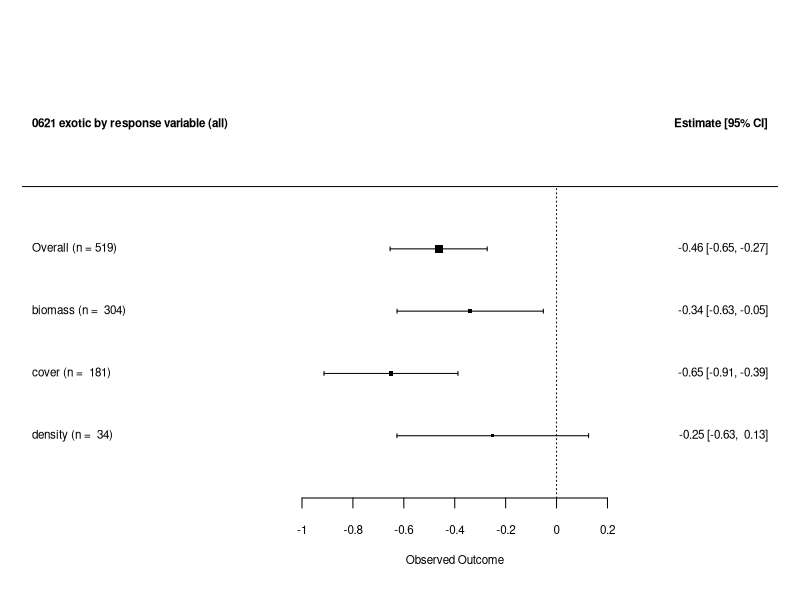
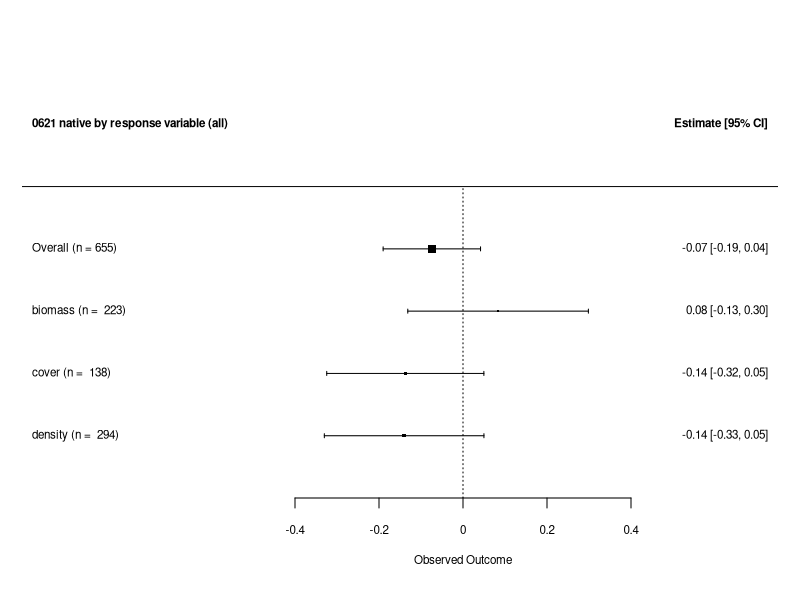
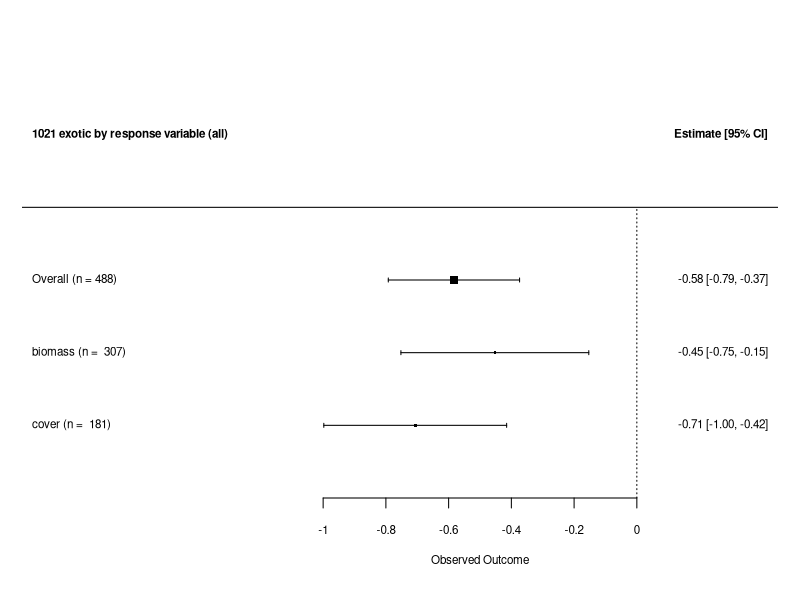

Write the R code that produced these figures, in order. (Note: this script raises an error after producing the figures.)
library(tidyverse)
library(readxl)
library(metafor)

# Functions ---------------------------------------------------------------

single.mod.cat <- function(dat, var, dat.mv, dat.mv.var, h) {
  print(dat.mv.var)
  print(noquote(paste("QM/QT =", dat.mv.var[["QM"]] / sum(dat.mv.var[["QE"]], dat.mv.var[["QM"]]))))
  
  n.forest <- count(dat, !!sym(var))
  colnames(n.forest) <- c("moderator", "n")
  n.forest$end <- rep(")", dim(n.forest)[1])
  n.forest$n <- paste(n.forest$n, n.forest$end, sep = "")
  n.forest$start <- rep("(n = ", dim(n.forest)[1])
  n.forest$n <- paste(n.forest$start, n.forest$n)
  n.forest$var_col <- paste(n.forest$moderator, n.forest$n)
  n.forest <- n.forest %>% 
    filter(!is.na(moderator))
  overall <- paste("Overall (n = ", dat.mv$k, ")", sep = "")
  
  forest(x = c(dat.mv[[1]], dat.mv.var[[1]]),
         ci.lb = c(dat.mv[[6]], dat.mv.var[[6]]),
         ci.ub = c(dat.mv[[7]], dat.mv.var[[7]]),
         slab = c(overall, n.forest$var_col),
         header = h,
         cex = 0.7)
}


###########################################################################
# 0621 data
###########################################################################

# Load data (0621) --------------------------------------------------------

raw <- read_xlsx("C-addition-studies.xlsx", sheet = "screen 3_data (1 res)")
raw$plant_apgfs <- paste(raw$plant_anper, raw$plant_gfs, sep = " ")
raw$C_app_tm <- raw$duration_first - raw$duration_last
raw$C_app_ma <- raw$C_app_tm / raw$C_app

# Data wrangling
trt.cntrl.se.sd <- c("biomass_mean_trt", "biomass_SE_trt", "biomass_SD_trt",
                     "biomass_mean_cntrl", "biomass_SE_cntrl", "biomass_SD_cntrl")
to.drop <- c("biomass_SE_trt", "biomass_SE_cntrl", "to_sd_trt", "to_sd_cntrl")
biomass <- raw %>% 
  select(!(contains("cover"))) %>% 
  select(!contains("density")) %>% 
  filter(!is.na(biomass_mean_trt)) %>% 
  mutate_at(trt.cntrl.se.sd, as.numeric) %>% 
  mutate(to_sd_trt = biomass_SE_trt * sqrt(n_trt)) %>% 
  mutate(to_sd_cntrl = biomass_SE_cntrl * sqrt(n_cntrl)) %>% 
  mutate(biomass_SD_trt = paste(biomass_SD_trt, to_sd_trt)) %>% 
  mutate(biomass_SD_trt = str_remove(biomass_SD_trt, pattern = "NA"), .keep = "unused") %>% 
  mutate(biomass_SD_cntrl = paste(biomass_SD_cntrl, to_sd_cntrl)) %>% 
  mutate(biomass_SD_cntrl = str_remove(biomass_SD_cntrl, pattern = "NA"), .keep = "unused") %>% 
  select(-all_of(to.drop)) %>% 
  mutate_at(c("biomass_SD_trt", "biomass_SD_cntrl"), as.numeric) %>% 
  rename(mean_trt = biomass_mean_trt) %>% 
  rename(mean_cntrl = biomass_mean_cntrl) %>% 
  rename(SD_trt = biomass_SD_trt) %>% 
  rename(SD_cntrl = biomass_SD_cntrl)
biomass$res <- rep("biomass", nrow(biomass))

trt.cntrl.se.sd <- c("cover_mean_trt", "cover_SE_trt", "cover_SD_trt",
                     "cover_mean_cntrl", "cover_SE_cntrl", "cover_SD_cntrl")
to.drop <- c("cover_SE_trt", "cover_SE_cntrl", "to_sd_trt", "to_sd_cntrl")
cover <- raw %>% 
  select(!(contains("biomass"))) %>% 
  select(!contains("density")) %>% 
  filter(!is.na(cover_mean_cntrl)) %>% 
  mutate_at(trt.cntrl.se.sd, as.numeric) %>% 
  mutate(to_sd_trt = cover_SE_trt * sqrt(n_trt)) %>% 
  mutate(to_sd_cntrl = cover_SE_cntrl * sqrt(n_cntrl)) %>% 
  mutate(cover_SD_trt = paste(cover_SD_trt, to_sd_trt)) %>% 
  mutate(cover_SD_trt = str_remove(cover_SD_trt, pattern = "NA"), .keep = "unused") %>% 
  mutate(cover_SD_cntrl = paste(cover_SD_cntrl, to_sd_cntrl)) %>% 
  mutate(cover_SD_cntrl = str_remove(cover_SD_cntrl, pattern = "NA"), .keep = "unused") %>% 
  select(-all_of(to.drop)) %>% 
  mutate_at(c("cover_SD_trt", "cover_SD_cntrl"), as.numeric)  %>% 
  rename(mean_trt = cover_mean_trt) %>% 
  rename(mean_cntrl = cover_mean_cntrl) %>% 
  rename(SD_trt = cover_SD_trt) %>% 
  rename(SD_cntrl = cover_SD_cntrl) # warning because one Burke point is blank (was <1)
cover$res <- rep("cover", nrow(cover))

trt.cntrl.se.sd <- c("density_mean_trt", "density_SE_trt", "density_SD_trt",
                     "density_mean_cntrl", "density_SE_cntrl", "density_SD_cntrl")
to.drop <- c("density_SE_trt", "density_SE_cntrl", "to_sd_trt", "to_sd_cntrl")
density <- raw %>% 
  select(!(contains("cover"))) %>% 
  select(!contains("biomass")) %>% 
  filter(!is.na(density_mean_trt)) %>% 
  mutate_at(trt.cntrl.se.sd, as.numeric) %>% 
  mutate(to_sd_trt = density_SE_trt * sqrt(n_trt)) %>% 
  mutate(to_sd_cntrl = density_SE_cntrl * sqrt(n_cntrl)) %>% 
  mutate(density_SD_trt = paste(density_SD_trt, to_sd_trt)) %>% 
  mutate(density_SD_trt = str_remove(density_SD_trt, pattern = "NA"), .keep = "unused") %>% 
  mutate(density_SD_cntrl = paste(density_SD_cntrl, to_sd_cntrl)) %>% 
  mutate(density_SD_cntrl = str_remove(density_SD_cntrl, pattern = "NA"), .keep = "unused") %>% 
  select(-all_of(to.drop)) %>% 
  filter(density_SD_trt != " NA") %>% 
  mutate_at(c("density_SD_trt", "density_SD_cntrl"), as.numeric)  %>% 
  rename(mean_trt = density_mean_trt) %>% 
  rename(mean_cntrl = density_mean_cntrl) %>% 
  rename(SD_trt = density_SD_trt) %>% 
  rename(SD_cntrl = density_SD_cntrl)
density$res <- rep("density", nrow(density))

all.1res <- rbind(biomass, cover, density)



# Exotic (0621) -----------------------------------------------------------

# Calculating effect size -------------------------------------------------

ex.0621 <- all.1res %>%
  filter(str_detect(plant_category, "exotic"))

ex.0621 <- escalc(measure = "SMD",
             n1i = n_trt,
             n2i = n_cntrl,
             m1i = mean_trt,
             m2i = mean_cntrl,
             sd1i = SD_trt,
             sd2i = SD_cntrl,
             data = ex.0621)

ex.0621 <- ex.0621 %>% 
  filter(!is.na(yi)) # 607 to 519 obs


# No moderators -----------------------------------------------------------

ex.0621.mv <- rma.mv(yi = yi,
                V = vi,
                random = ~ 1 | exp_ID / obs_ID,
                data = ex.0621)
print(ex.0621.mv)
predict(ex.0621.mv)
ex.0621.mv[["QM"]] / sum(ex.0621.mv[["QE"]], ex.0621.mv[["QM"]])

# I^2
W <- diag(1 / ex.0621$vi)
X <- model.matrix(ex.0621.mv)
P <- W - W %*% X %*% solve(t(X) %*% W %*% X) %*% t(X) %*% W
100 * sum(ex.0621.mv$sigma2) / (sum(ex.0621.mv$sigma2) + (ex.0621.mv$k-ex.0621.mv$p)/sum(diag(P)))

100 * ex.0621.mv$sigma2 / (sum(ex.0621.mv$sigma2) + (ex.0621.mv$k-ex.0621.mv$p)/sum(diag(P)))

# Response variable -------------------------------------------------------

ex.0621.mv.res <- rma.mv(yi = yi,
                    V = vi,
                    random = ~ 1 | exp_ID / obs_ID,
                    data = ex.0621,
                    mods = ~ factor(res) - 1)

h <- c("0621 exotic by response variable (all)", "Estimate [95% CI]")
single.mod.cat(ex.0621, "res", ex.0621.mv, ex.0621.mv.res, h)

# Biomass & cover are significant; density is not
# Response variables are not responding in the same way
# But there are only 34 density points



# Native (0621) -----------------------------------------------------------

# Calculating effect size -------------------------------------------------

nt <- all.1res %>%
  filter(str_detect(plant_category, "native"))

nt <- escalc(measure = "SMD",
             n1i = n_trt,
             n2i = n_cntrl,
             m1i = mean_trt,
             m2i = mean_cntrl,
             sd1i = SD_trt,
             sd2i = SD_cntrl,
             data = nt)

nt <- nt %>% 
  filter(!is.na(yi)) # 1125 to 655 obs


# No moderators -----------------------------------------------------------

nt.mv <- rma.mv(yi = yi,
                V = vi,
                random = ~ 1 | exp_ID / obs_ID,
                data = nt)
print(nt.mv)
predict(nt.mv)
nt.mv[["QM"]] / sum(nt.mv[["QE"]], nt.mv[["QM"]])

# I^2
W <- diag(1 / nt$vi)
X <- model.matrix(nt.mv)
P <- W - W %*% X %*% solve(t(X) %*% W %*% X) %*% t(X) %*% W
100 * sum(nt.mv$sigma2) / (sum(nt.mv$sigma2) + (nt.mv$k-nt.mv$p)/sum(diag(P)))

100 * nt.mv$sigma2 / (sum(nt.mv$sigma2) + (nt.mv$k-nt.mv$p)/sum(diag(P)))



# Response variable -------------------------------------------------------

nt.mv.res <- rma.mv(yi = yi,
                    V = vi,
                    random = ~ 1 | exp_ID / obs_ID,
                    data = nt,
                    mods = ~ factor(res) - 1)

h <- c("0621 native by response variable (all)", "Estimate [95% CI]")
single.mod.cat(nt, "res", nt.mv, nt.mv.res, h)

# Nothing is significant
# Response variables are all responding in the same way



###########################################################################
# Exotic with density data
###########################################################################

# Load data (1021), overwrite objects -------------------------------------

raw <- read_xlsx("C-addition-studies.xlsx", sheet = "screen 3_data (biocov)")
raw$plant_apgfs <- paste(raw$plant_anper, raw$plant_gfs, sep = " ")
raw$C_app_tm <- raw$duration_first - raw$duration_last
raw$C_app_ma <- raw$C_app_tm / raw$C_app

# Data wrangling
trt.cntrl.se.sd <- c("biomass_mean_trt", "biomass_SE_trt", "biomass_SD_trt",
                     "biomass_mean_cntrl", "biomass_SE_cntrl", "biomass_SD_cntrl")
to.drop <- c("biomass_SE_trt", "biomass_SE_cntrl", "to_sd_trt", "to_sd_cntrl")
biomass <- raw %>% 
  select(!(contains("cover"))) %>% 
  select(!contains("density")) %>% 
  filter(!is.na(biomass_mean_trt)) %>% 
  mutate_at(trt.cntrl.se.sd, as.numeric) %>% 
  mutate(to_sd_trt = biomass_SE_trt * sqrt(n_trt)) %>% 
  mutate(to_sd_cntrl = biomass_SE_cntrl * sqrt(n_cntrl)) %>% 
  mutate(biomass_SD_trt = paste(biomass_SD_trt, to_sd_trt)) %>% 
  mutate(biomass_SD_trt = str_remove(biomass_SD_trt, pattern = "NA"), .keep = "unused") %>% 
  mutate(biomass_SD_cntrl = paste(biomass_SD_cntrl, to_sd_cntrl)) %>% 
  mutate(biomass_SD_cntrl = str_remove(biomass_SD_cntrl, pattern = "NA"), .keep = "unused") %>% 
  select(-all_of(to.drop)) %>% 
  mutate_at(c("biomass_SD_trt", "biomass_SD_cntrl"), as.numeric) %>% 
  rename(mean_trt = biomass_mean_trt) %>% 
  rename(mean_cntrl = biomass_mean_cntrl) %>% 
  rename(SD_trt = biomass_SD_trt) %>% 
  rename(SD_cntrl = biomass_SD_cntrl)
biomass$res <- rep("biomass", nrow(biomass))

trt.cntrl.se.sd <- c("cover_mean_trt", "cover_SE_trt", "cover_SD_trt",
                     "cover_mean_cntrl", "cover_SE_cntrl", "cover_SD_cntrl")
to.drop <- c("cover_SE_trt", "cover_SE_cntrl", "to_sd_trt", "to_sd_cntrl")
cover <- raw %>% 
  select(!(contains("biomass"))) %>% 
  select(!contains("density")) %>% 
  filter(!is.na(cover_mean_cntrl)) %>% 
  mutate_at(trt.cntrl.se.sd, as.numeric) %>% 
  mutate(to_sd_trt = cover_SE_trt * sqrt(n_trt)) %>% 
  mutate(to_sd_cntrl = cover_SE_cntrl * sqrt(n_cntrl)) %>% 
  mutate(cover_SD_trt = paste(cover_SD_trt, to_sd_trt)) %>% 
  mutate(cover_SD_trt = str_remove(cover_SD_trt, pattern = "NA"), .keep = "unused") %>% 
  mutate(cover_SD_cntrl = paste(cover_SD_cntrl, to_sd_cntrl)) %>% 
  mutate(cover_SD_cntrl = str_remove(cover_SD_cntrl, pattern = "NA"), .keep = "unused") %>% 
  select(-all_of(to.drop)) %>% 
  mutate_at(c("cover_SD_trt", "cover_SD_cntrl"), as.numeric)  %>% 
  rename(mean_trt = cover_mean_trt) %>% 
  rename(mean_cntrl = cover_mean_cntrl) %>% 
  rename(SD_trt = cover_SD_trt) %>% 
  rename(SD_cntrl = cover_SD_cntrl) # warning because one Burke point is blank (was <1)
cover$res <- rep("cover", nrow(cover))

all.1res <- rbind(biomass, cover, density)




###########################################################################
# Exotic without any density data
###########################################################################

all.1res <- rbind(biomass, cover)

# Calculating effect size -------------------------------------------------

ex <- all.1res %>%
  filter(str_detect(plant_category, "exotic"))

ex <- escalc(measure = "SMD",
             n1i = n_trt,
             n2i = n_cntrl,
             m1i = mean_trt,
             m2i = mean_cntrl,
             sd1i = SD_trt,
             sd2i = SD_cntrl,
             data = ex)

ex <- ex %>% 
  filter(!is.na(yi)) # 568 to 488 obs


# No moderators -----------------------------------------------------------

ex.mv <- rma.mv(yi = yi,
                V = vi,
                random = ~ 1 | exp_ID / obs_ID,
                data = ex)
print(ex.mv)
predict(ex.mv)
ex.mv[["QM"]] / sum(ex.mv[["QE"]], ex.mv[["QM"]])

# I^2
W <- diag(1 / ex$vi)
X <- model.matrix(ex.mv)
P <- W - W %*% X %*% solve(t(X) %*% W %*% X) %*% t(X) %*% W
100 * sum(ex.mv$sigma2) / (sum(ex.mv$sigma2) + (ex.mv$k-ex.mv$p)/sum(diag(P)))

100 * ex.mv$sigma2 / (sum(ex.mv$sigma2) + (ex.mv$k-ex.mv$p)/sum(diag(P)))


# Response variable -------------------------------------------------------

ex.mv.res <- rma.mv(yi = yi,
                    V = vi,
                    random = ~ 1 | exp_ID / obs_ID,
                    data = ex,
                    mods = ~ factor(res) - 1)

h <- c("1021 exotic by response variable (all)", "Estimate [95% CI]")
single.mod.cat(ex, "res", ex.mv, ex.mv.res, h)

# Biomass & cover are significant



save.image(".RData/2110_density-removed.RData")
save.image("RMarkdown/2110_density-removed.RData")
